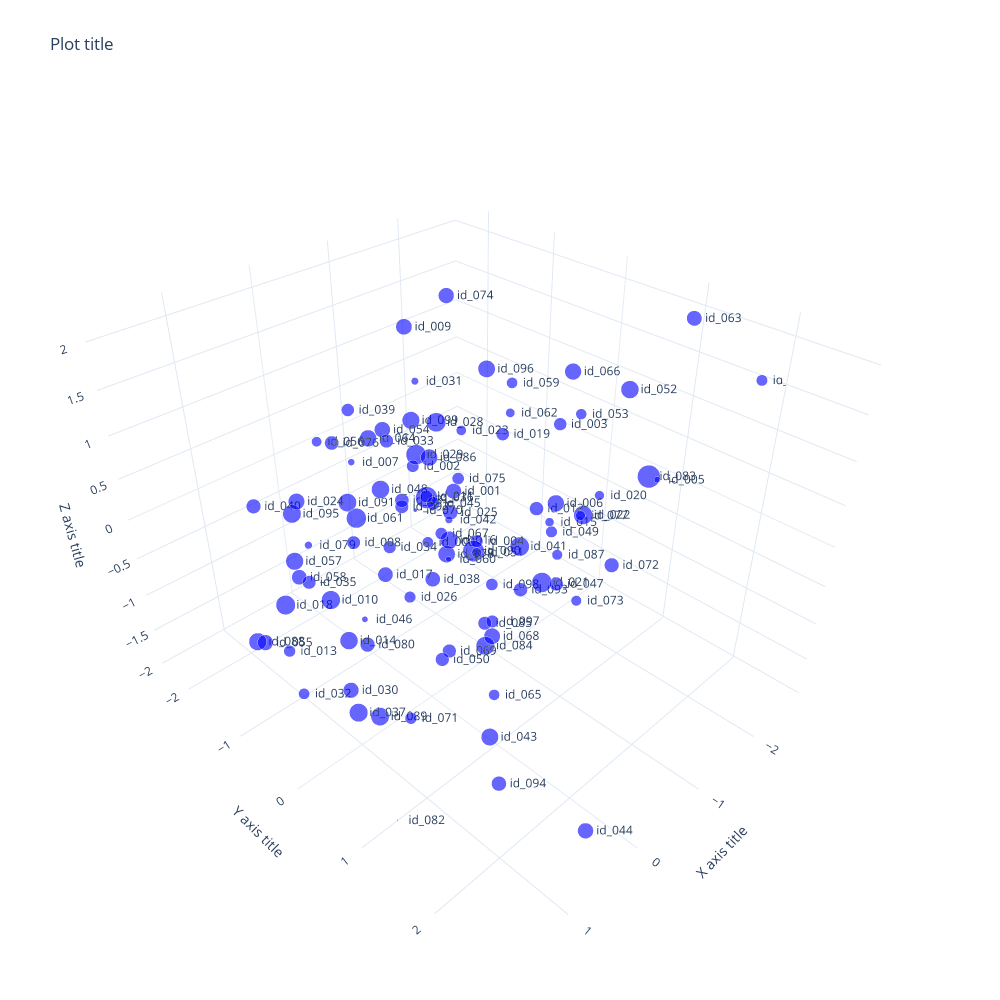

Notebook code cell kept with this figure:
### Code cell
# Scatter plot with one category, different sizes, annotations and hover template

fig = go.Figure()
fig.add_trace(go.Scatter3d(
    x=d.x,
    y=d.y,
    z=d.z,
    name='',
    mode='markers+text',
    marker_size=10 + 3*d['size'],
    marker=dict(
        size=10,
        color='blue',
        symbol='circle',
        opacity=0.6),
    text=d.name,
    textposition='middle right',
    customdata=d,
    hovertemplate=
        'name: %{text}' +
        '<br>x: %{x:0.3f}' +
        '<br>y: %{y:0.3f}' +
        '<br>z: %{z:0.3f}' +
        '<br>size: %{customdata[3]:0.3f}' +
        '<br>category: %{customdata[4]}'))
fig.update_layout(
    template='plotly_white',
    autosize=False,
    width=1000,
    height=1000,
    margin=go.layout.Margin(
        l=50,
        r=100,
        b=50,
        t=100,
        pad=4),
    title='Plot title',
    legend_title='Legend',
    showlegend=False,
    scene = dict(
        xaxis_title='X axis title',
        yaxis_title='Y axis title',
        zaxis_title='Z axis title'))
fig.show()
